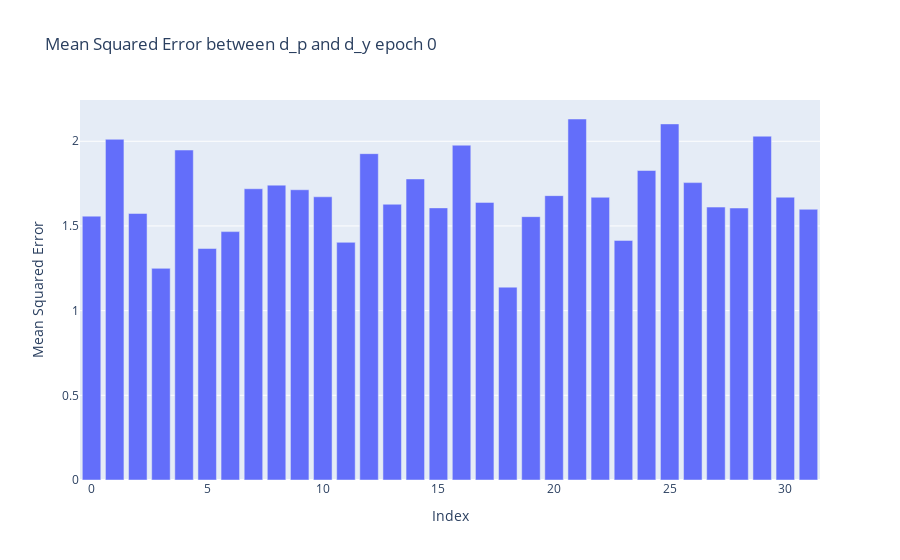
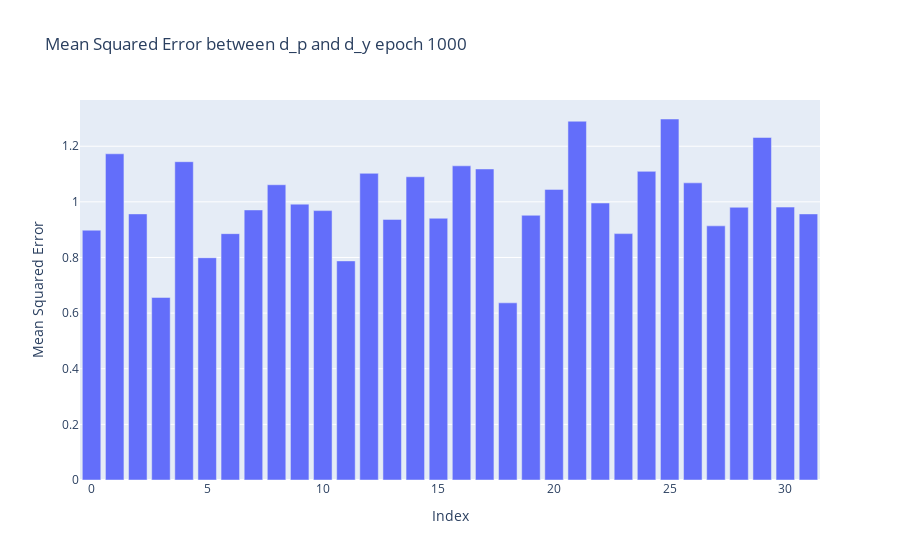
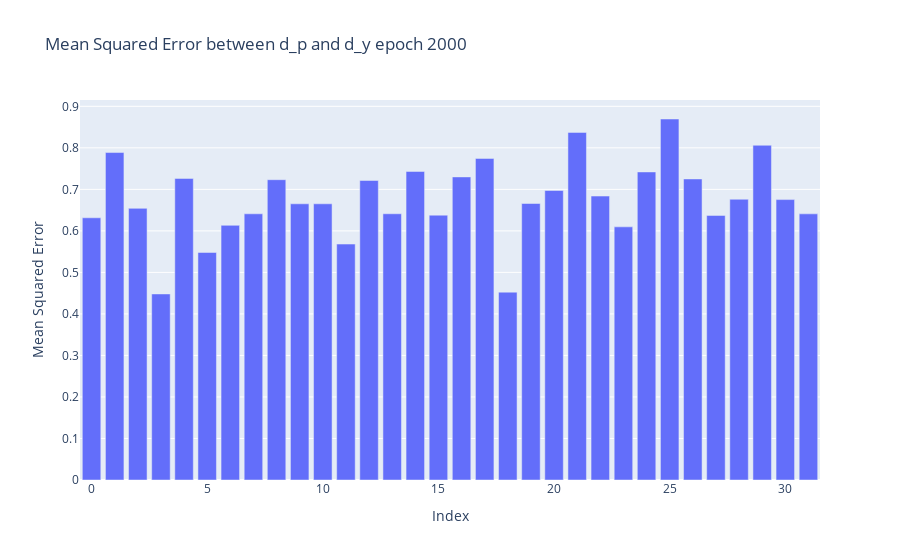
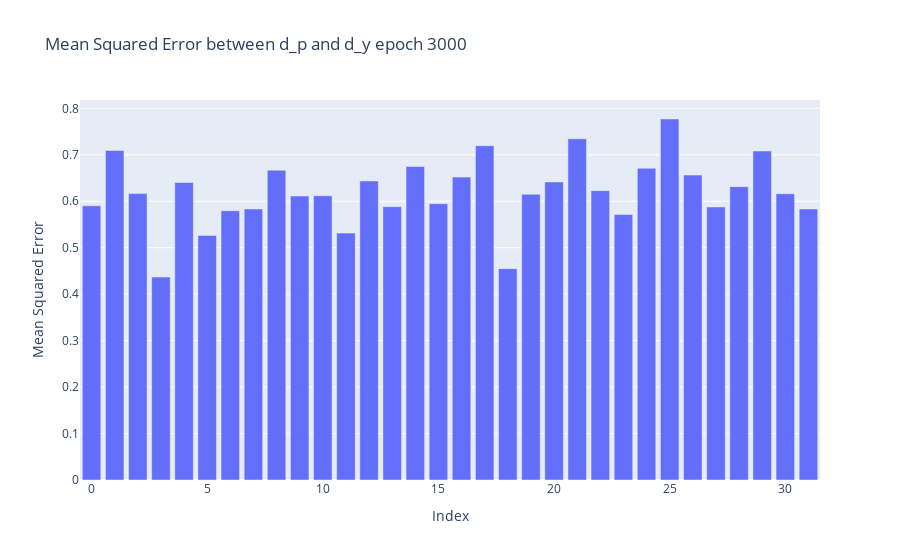

Notebook code cell kept with these figures, in order:
### Code cell
def plot_mses_one_epoch(epoch):
    mse = []
    for i in range(32):
        mse.append(np.mean((input_outputs[epoch]['d_p'][i] - input_outputs[epoch]['d_y'][i])**2))
        
    fig = go.Figure(data=[go.Bar(x=np.arange(32), y=mse)])
    fig.update_layout(title_text=f"Mean Squared Error between d_p and d_y epoch {epoch}")
    fig.update_xaxes(title_text="Index")
    fig.update_yaxes(title_text="Mean Squared Error")
    fig.show()

for epoch in input_outputs.keys():
    plot_mses_one_epoch(epoch)

### Figure 1 — Plotly figure (JSON) as saved in the notebook; plotly's stock layout.template omitted (floating-point values rounded to 4 significant figures)
{"data": [{"type": "bar", "x": [0, 1, 2, 3, 4, 5, 6, 7, 8, 9, 10, 11, 12, 13, 14, 15, 16, 17, 18, 19, 20, 21, 22, 23, 24, 25, 26, 27, 28, 29, 30, 31], "y": [1.558, 2.012, 1.574, 1.25, 1.948, 1.367, 1.467, 1.72, 1.741, 1.714, 1.672, 1.403, 1.927, 1.628, 1.778, 1.607, 1.977, 1.639, 1.139, 1.555, 1.679, 2.132, 1.669, 1.415, 1.827, 2.103, 1.756, 1.611, 1.606, 2.03, 1.67, 1.598]}], "layout": {"title": {"text": "Mean Squared Error between d_p and d_y epoch 0"}, "xaxis": {"title": {"text": "Index"}}, "yaxis": {"title": {"text": "Mean Squared Error"}}}}

### Figure 2 — Plotly figure (JSON) as saved in the notebook; plotly's stock layout.template omitted (floating-point values rounded to 4 significant figures)
{"data": [{"type": "bar", "x": [0, 1, 2, 3, 4, 5, 6, 7, 8, 9, 10, 11, 12, 13, 14, 15, 16, 17, 18, 19, 20, 21, 22, 23, 24, 25, 26, 27, 28, 29, 30, 31], "y": [0.8981, 1.173, 0.9567, 0.6563, 1.144, 0.7991, 0.8856, 0.9709, 1.061, 0.9918, 0.9684, 0.7877, 1.102, 0.9369, 1.09, 0.941, 1.13, 1.118, 0.6369, 0.9517, 1.045, 1.29, 0.9958, 0.8858, 1.11, 1.298, 1.068, 0.9137, 0.9805, 1.231, 0.9811, 0.9566]}], "layout": {"title": {"text": "Mean Squared Error between d_p and d_y epoch 1000"}, "xaxis": {"title": {"text": "Index"}}, "yaxis": {"title": {"text": "Mean Squared Error"}}}}

### Figure 3 — Plotly figure (JSON) as saved in the notebook; plotly's stock layout.template omitted (floating-point values rounded to 4 significant figures)
{"data": [{"type": "bar", "x": [0, 1, 2, 3, 4, 5, 6, 7, 8, 9, 10, 11, 12, 13, 14, 15, 16, 17, 18, 19, 20, 21, 22, 23, 24, 25, 26, 27, 28, 29, 30, 31], "y": [0.6315, 0.7887, 0.6542, 0.4481, 0.7263, 0.548, 0.6133, 0.6411, 0.7233, 0.6652, 0.6652, 0.5682, 0.7214, 0.6412, 0.7431, 0.6378, 0.73, 0.7745, 0.4524, 0.6659, 0.6972, 0.8372, 0.6838, 0.6097, 0.7419, 0.8695, 0.7251, 0.6372, 0.6762, 0.8062, 0.6754, 0.641]}], "layout": {"title": {"text": "Mean Squared Error between d_p and d_y epoch 2000"}, "xaxis": {"title": {"text": "Index"}}, "yaxis": {"title": {"text": "Mean Squared Error"}}}}

### Figure 4 — Plotly figure (JSON) as saved in the notebook; plotly's stock layout.template omitted (floating-point values rounded to 4 significant figures)
{"data": [{"type": "bar", "x": [0, 1, 2, 3, 4, 5, 6, 7, 8, 9, 10, 11, 12, 13, 14, 15, 16, 17, 18, 19, 20, 21, 22, 23, 24, 25, 26, 27, 28, 29, 30, 31], "y": [0.5902, 0.7092, 0.6165, 0.437, 0.6405, 0.5265, 0.5795, 0.5834, 0.6669, 0.6113, 0.6119, 0.5315, 0.6437, 0.5883, 0.6749, 0.5949, 0.652, 0.7196, 0.455, 0.615, 0.6416, 0.7345, 0.6228, 0.5716, 0.671, 0.7771, 0.6564, 0.5877, 0.6315, 0.7081, 0.6163, 0.5834]}], "layout": {"title": {"text": "Mean Squared Error between d_p and d_y epoch 3000"}, "xaxis": {"title": {"text": "Index"}}, "yaxis": {"title": {"text": "Mean Squared Error"}}}}
